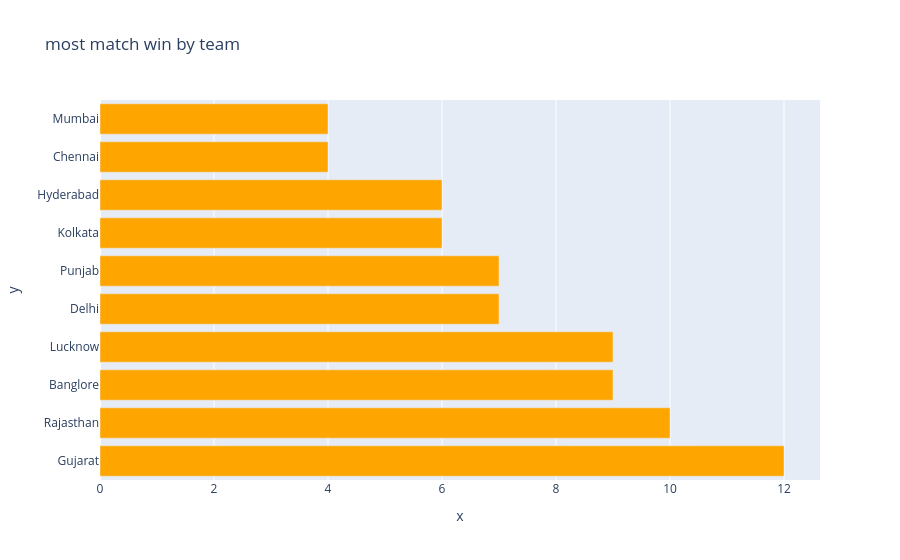

Here is the notebook cell this chart was saved with:
### Code cell
match_winner=df['match_winner'].value_counts()

fig=px.bar(match_winner,y=match_winner.index,x=match_winner.values,color_discrete_sequence=["orange"],title="most match win by team")
fig.show()

### Figure 1 — Plotly figure (JSON) as saved in the notebook; plotly's stock layout.template omitted (floating-point values rounded to 4 significant figures)
{"data": [{"hovertemplate": "x=%{x}<br>y=%{y}<extra></extra>", "legendgroup": "", "marker": {"color": "orange", "pattern": {"shape": ""}}, "name": "", "orientation": "h", "showlegend": false, "textposition": "auto", "type": "bar", "x": [12, 10, 9, 9, 7, 7, 6, 6, 4, 4], "xaxis": "x", "y": ["Gujarat", "Rajasthan", "Banglore", "Lucknow", "Delhi", "Punjab", "Kolkata", "Hyderabad", "Chennai", "Mumbai"], "yaxis": "y"}], "layout": {"barmode": "relative", "legend": {"tracegroupgap": 0}, "title": {"text": "most match win by team"}, "xaxis": {"anchor": "y", "domain": [0, 1], "title": {"text": "x"}}, "yaxis": {"anchor": "x", "domain": [0, 1], "title": {"text": "y"}}}}
